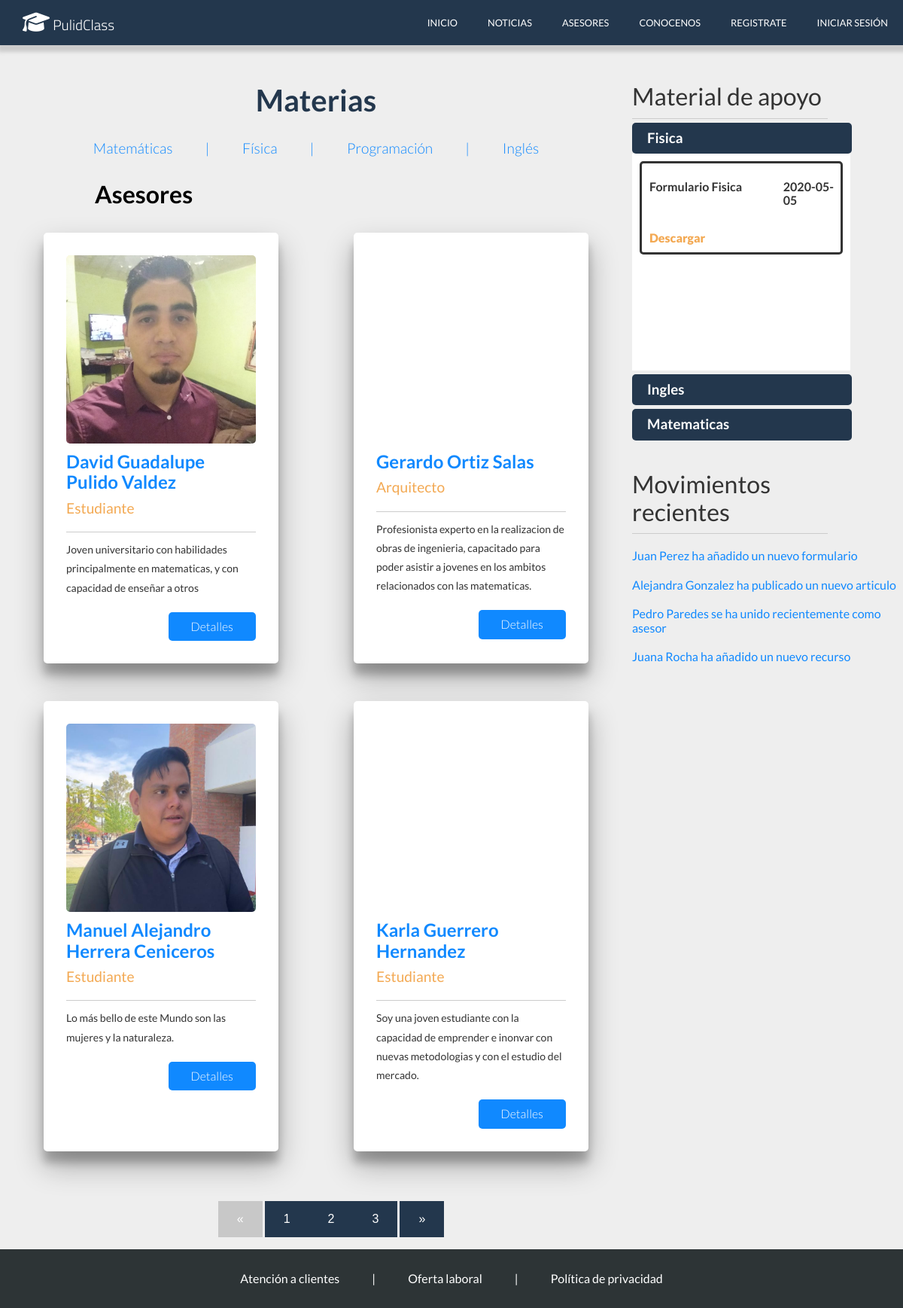
/asesores.php, run on the app's committed database.
### tables this page shows
CREATE TABLE `asesor` (
  `Id_Asesor` int(11) NOT NULL,
  `Nombre_Usuario` varchar(30) NOT NULL,
  `Edad` int(11) DEFAULT NULL,
  `Grado_Estudios` varchar(40) DEFAULT NULL,
  `Nombres` varchar(50) DEFAULT NULL,
  `A_Paterno` varchar(30) DEFAULT NULL,
  `A_Materno` varchar(30) DEFAULT NULL,
  `Ocupacion` varchar(50) DEFAULT NULL,
  `Materia1` varchar(70) DEFAULT NULL,
  `Materia2` varchar(70) DEFAULT NULL,
  `Materia3` varchar(70) DEFAULT NULL,
  `Descripcion` varchar(250) DEFAULT NULL,
  `Correo` varchar(70) DEFAULT NULL,
  `Telefono` varchar(16) DEFAULT NULL,
  `Foto` text DEFAULT NULL
);

CREATE TABLE `material` (
  `Id_Material` int(11) NOT NULL,
  `Correo` varchar(70) DEFAULT NULL,
  `Titulo` varchar(50) DEFAULT NULL,
  `Fecha` date DEFAULT NULL,
  `Materia` varchar(70) DEFAULT NULL,
  `Documento` text DEFAULT NULL
);

### asesores.php (called while the page is built)
<?php session_start();
    require('conexion.php');
    $statement = $conexion->prepare('SELECT DISTINCT Materia FROM material');
    $statement->execute();
    $materias=$statement->fetchAll();
    $statement = $conexion->prepare('SELECT * FROM Asesor');
    $statement->execute();
    $asesores=$statement->fetchAll();
    $pagina = isset($_GET['pagina']) ? (int)$_GET['pagina'] : 1;
    $postPorPagina = 4;
    $inicio = ($pagina > 1) ? ($pagina * $postPorPagina - $postPorPagina) : 0 ;
    $asesores_page = $conexion->prepare("SELECT SQL_CALC_FOUND_ROWS * FROM asesor LIMIT $inicio, $postPorPagina");
    $asesores_page->execute();
    $asesores_page= $asesores_page->fetchAll();
    $totalAsesores = $conexion->query('SELECT FOUND_ROWS() as total');
    $totalAsesores = $totalAsesores->fetch()['total'];
    $numeroPaginas = ceil($totalAsesores / $postPorPagina);
    require('views/asesores.view.php');
?>

### views/asesores.view.php (the view, shortened to what this page needs)
<!DOCTYPE html>
<html lang="en">
<head>
    <link rel="stylesheet" href="css/normalize.css">
    <link rel="stylesheet" href="css/asesores/estilos.css">
</head>
<body>
    <header>
        <div class="menu">
            <div class="logo">
                <a href="index.php"><h2 class="page-name"><i class="fas fa-graduation-cap"></i> PulidClass</h2></a>
            </div>
            <nav>
                <a href="index.php">Inicio</a>
                <a href="noticias.php">Noticias</a>
                <a href="asesores.php">Asesores</a>
                <a href="conocenos.php">Conocenos</a>
                <?php if(isset($_SESSION['cliente'])): ?>
                    <a href="perfil.php">Perfil</a>
                    <a href="logout.php">Cerrar Sesión</a>
                <?php elseif(isset($_SESSION['admin'])): ?>
                    <a href="admin.php">Perfil</a>
                    <a href="logout.php">Cerrar Sesión</a>
                <?php elseif(isset($_SESSION['asesor'])): ?>
                    <a href="perfil_asesor.php">Perfil</a>
                    <a href="logout.php">Cerrar Sesión</a>
                <?php else: ?>
                    <a href="register.php">Registrate</a>
                    <a href="login.php">Iniciar Sesión</a>
                <?php endif; ?>
            </nav>
        </div>
    <main>
        <div class="asesores">
            <div class="filtrado">
                <h3 class="titulo">Materias</h3>
                <a href="#">Matemáticas</a>
                <a href="#" class="separador"> | </a>
                <a href="#">Física</a>
                <a href="#" class="separador"> | </a>
                <a href="#">Programación</a>
                <a href="#" class="separador"> | </a>
                <a href="#">Inglés</a>
            </div>
            <div class="grid">
                <div class="titulo">
                    <h3>Asesores</h3>
                </div>
                <?php
                    foreach($asesores_page as $asesor){
                    $nombre=$asesor['Nombres']." ".$asesor['A_Paterno']." ".$asesor['A_Materno'];
                    $ocupacion=$asesor['Ocupacion'];
                    $descripcion=$asesor['Descripcion'];
                    $foto=$asesor['Foto'];
                ?>
                <div class="asesor">
                    <form enctype="multipart/form-data" action="asesor.php" method="GET">
                        <div class="foto">
                            <img src="<?php echo $foto?>" alt="">
                        </div>
                        <p class="nombre"><?php echo $nombre ?></p>
                        <p class="ocupacion"><?php echo $ocupacion ?></p>
                        <p class="descripcion"><?php echo $descripcion ?></p>
                        <input type="submit" value="Detalles">
                    </form>
                </div>
                <?php
                }
                ?>
            </div>
            <div class="paginacion">
                    <ul>
                        <?php if($pagina == 1): ?>
                            <li class="disabled">&laquo;</li>
                        <?php else: ?>
                            <li><a href="?pagina=<?php echo $pagina - 1 ?>">&laquo;</a></li>
                        <?php endif; ?>
                        <?php
                            for($i = 1; $i <= $numeroPaginas; $i++){
                                if ($pagina === $i) {
                                    echo "<li class='active'><a href='?pagina=$i'>$i</a></li>";
                                } else {
                                    echo "<li><a href='?pagina=$i'>$i</a></li>";
                                }
                            }
                        ?>
                        <?php if($pagina == $numeroPaginas): ?>
                            <li class="disabled">&raquo;</li>
                        <?php else: ?>
                            <li><a href="?pagina=<?php echo $pagina + 1 ?>">&raquo;</a></li>
                        <?php endif; ?>
                    </ul>
            </div>
        </div>
        <div class="recursos">
        <h2>Material de apoyo</h2>
            <div class="materiales">
                <?php
                    foreach($materias as $materia){
                ?>
                <h3 class="materia"><?php echo $materia['Materia']?></h3>
                <div class="material">
                    <?php
                        $statement = $conexion->prepare('SELECT Titulo, Fecha, Documento FROM material WHERE materia=:materia');
                        $statement->execute(array(':materia' => $materia['Materia']));
                        $datos_materia=$statement->fetchAll();
                        foreach($datos_materia as $dato_materia){
                    ?>
                        <div class="contenedor">
                            <div class="principal">
                                <div class="titulo">
                                    <h4><?php echo $dato_materia['Titulo']?></h4>
                                </div>
                                <div class="fecha">
                                    <h4><?php echo $dato_materia['Fecha']?></h4>
                                </div>
                            </div>
                            <div class="secundario">
                                <div class="download">
                                    <a href="<?php echo $dato_materia['Documento']?>" download="<?php echo $dato_materia['Documento']?>">Descargar</a>
                                </div>
                            </div>
                        </div>
                        <?php }?>
                </div>
                <?php
                }?>
            </div>
            <div class="movimientos">
                <h3>Movimientos recientes</h3>
                <a href="#">Juan Perez ha añadido un nuevo formulario</a>
                <a href="#">Alejandra Gonzalez ha publicado un nuevo articulo</a>
                <a href="#">Pedro Paredes se ha unido recientemente como asesor</a>
                <a href="">Juana Rocha ha añadido un nuevo recurso</a>
            </div>
        </div>
    </main>
    <footer>
    <div class="info">
            <a href="#">Atención a clientes</a>
            <a href="#" class="separador"> | </a>
            <a href="#">Oferta laboral</a>
            <a href="#" class="separador"> | </a>
            <a href="politicas.php">Política de privacidad</a>
        </div>
    </footer>
</body>
</html>

### data on the page
asesor: Foto (picture), nombre "David Guadalupe Pulido Valdez", Ocupacion "Estudiante", Descripcion "Joven universitario con habilidades principalmente en matematicas, y con capacidad de enseñar a otros"
asesor: nombre "Gerardo Ortiz Salas", Ocupacion "Arquitecto", Descripcion "Profesionista experto en la realizacion de obras de ingenieria, capacitado para poder asistir a jovenes en los ambitos relacionados con las matematicas."
asesor: Foto (picture), nombre "Manuel Alejandro Herrera Ceniceros", Ocupacion "Estudiante", Descripcion "Lo más bello de este Mundo son las mujeres y la naturaleza."
asesor: nombre "Karla Guerrero Hernandez", Ocupacion "Estudiante", Descripcion "Soy una joven estudiante con la capacidad de emprender e inonvar con nuevas metodologias y con el estudio del mercado."
material: Titulo "Formulario Fisica", Fecha "2020-05-05"

### other printed values
$materia['Materia'] "Fisica"
$materia['Materia'] "Ingles"
$materia['Materia'] "Matematicas"
